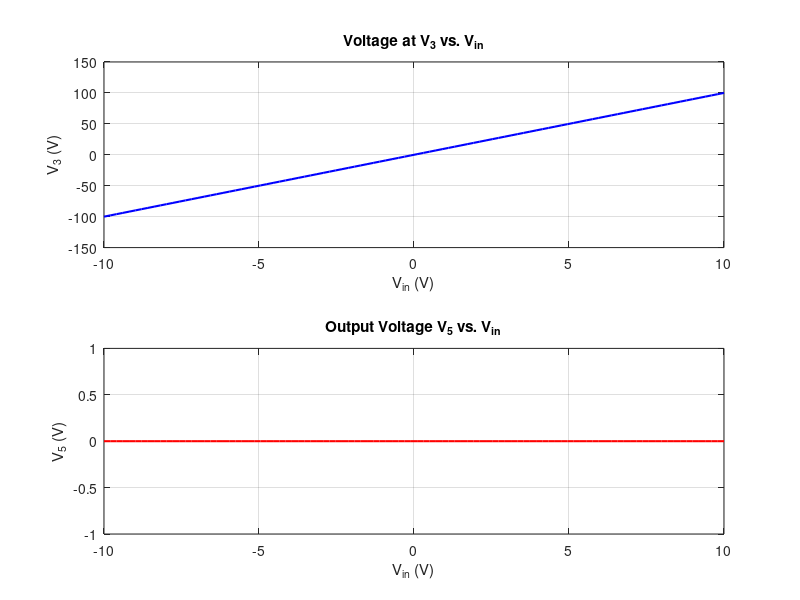
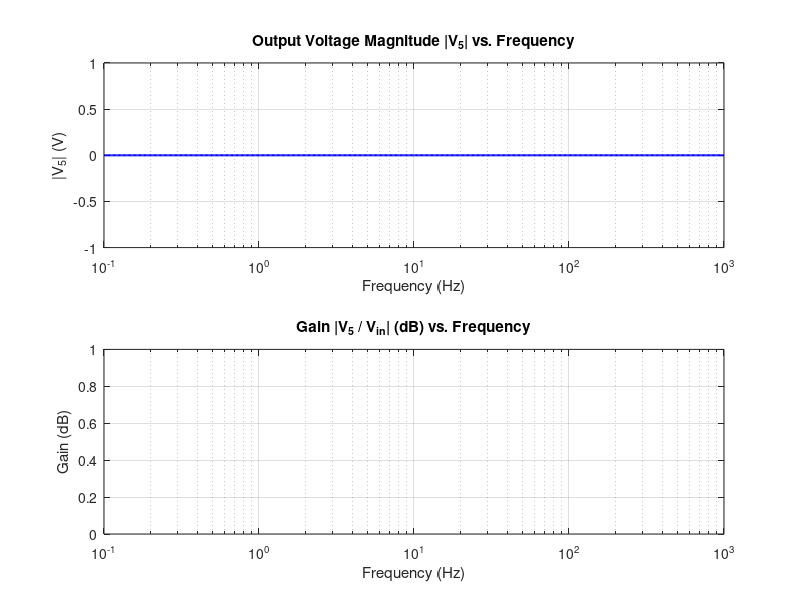

Recreate these plots in MATLAB, in order. (Note: this script raises an error after producing the figures.)
% Component values
R1 = 1;        % Ohms
R2 = 2;        % Ohms
R3 = 10;       % Ohms
R4 = 0.1;      % Ohms
RO = 1000;     % Ohms
C = 0.25;      % Farads
L = 0.2;       % Henrys
alpha = 100;   % Unitless

% Conductance matrix G
G = [ 1/R1,       -1/R1,           0,            0,           0,           0,           0;
     -1/R1,        1/R1 + 1/R2,    -1/R2,        0,           0,           0,           0;
      0,          -1/R2,           1/R2 + 1/R3,  0,          -1,           0,           0;
      0,           0,              0,           -1/R4,        1,          -alpha,       0;
      0,           0,              0,            0,           0,          -alpha,       1/RO;
      0,           0,              0,            0,          -1,           0,           0;
      0,           0,              0,            0,           0,          -alpha,       1 ];

% Capacitance/Inductance matrix C
C_matrix = diag([C, 0, 0, 0, 0, L, 0]);

% Source vector F (will be defined in each analysis)
F = zeros(7, 1);

% DC sweep for V_in from -10V to 10V
V_in = linspace(-10, 10, 100);
V3 = zeros(size(V_in));
V5 = zeros(size(V_in));

% Modify G matrix for DC (capacitors open, inductors short)
G_dc = G;
G_dc(1, 1) = G_dc(1, 1) - 1i*0;  % Remove jωC term
G_dc(6, 4) = 0;                  % Short inductor
G_dc(6, 6) = 1;                  % Replace with 1 for current source

for k = 1:length(V_in)
    F(1) = V_in(k);  % Set input voltage
    V = G_dc \ F;    % Solve for node voltages
    V3(k) = V(3);    % Voltage at node V3
    V5(k) = V(5);    % Output voltage V5
end

% Plot results
figure;
subplot(2, 1, 1);
plot(V_in, V3, 'b', 'LineWidth', 1.5);
xlabel('V_{in} (V)');
ylabel('V_3 (V)');
title('Voltage at V_3 vs. V_{in}');
grid on;

subplot(2, 1, 2);
plot(V_in, V5, 'r', 'LineWidth', 1.5);
xlabel('V_{in} (V)');
ylabel('V_5 (V)');
title('Output Voltage V_5 vs. V_{in}');
grid on;

% Frequency range for AC analysis
frequencies = logspace(-1, 3, 500);  % From 0.1 Hz to 1000 Hz
omega = 2 * pi * frequencies;
V_in_ac = 1;  % AC input magnitude

V5_ac = zeros(size(omega));
gain_dB = zeros(size(omega));

for k = 1:length(omega)
    s = 1i * omega(k);
    A = G + s * C_matrix;
    F_ac = zeros(7, 1);
    F_ac(1) = V_in_ac;
    V = A \ F_ac;
    V5_ac(k) = V(5);
    gain_dB(k) = 20 * log10(abs(V5_ac(k)) / V_in_ac);
end

% Plot results
figure;
subplot(2, 1, 1);
semilogx(frequencies, abs(V5_ac), 'b', 'LineWidth', 1.5);
xlabel('Frequency (Hz)');
ylabel('|V_5| (V)');
title('Output Voltage Magnitude |V_5| vs. Frequency');
grid on;

subplot(2, 1, 2);
semilogx(frequencies, gain_dB, 'r', 'LineWidth', 1.5);
xlabel('Frequency (Hz)');
ylabel('Gain (dB)');
title('Gain |V_5 / V_{in}| (dB) vs. Frequency');
grid on;

% Define the number of perturbation samples
num_samples = 1000;
C_mean = 0.25;         % Mean value of C
C_std = 0.05;          % Standard deviation
omega = pi;            % Frequency at which to analyze

% Generate random perturbed values of C
C_values = C_mean + C_std * randn(num_samples, 1);

% Array to store gain values
gain_values = zeros(num_samples, 1);

% Loop over each perturbed value of C
for i = 1:num_samples
    % Update C matrix for the current perturbed value
    C_perturbed = [1i * omega * C_values(i), 0, 0, 0, 0, 0, 0;
                   0, 0, 0, 0, 0, 0, 0;
                   0, 0, 0, 0, 0, 0, 0;
                   0, 0, 0, 0, 0, 0, 0;
                   0, 0, 0, 0, 0, 0, 0;
                   0, 0, 0, 1i * omega * L, 0, 0, 0;
                   0, 0, 0, 0, 0, 0, 0];

    % Solve for voltages using (G + jωC) V = F
    V = (G + C_perturbed) \ F;

    % Compute the gain V5 / Vin
    gain_values(i) = abs(V(5)); % Magnitude of V5
end

% Plot histogram of the gain
figure;
histogram(gain_values, 50); % 50 bins for better resolution
xlabel('Gain (V5 / Vin)');
ylabel('Frequency');
title('Histogram of Gain with Random C Perturbations');
grid on;
